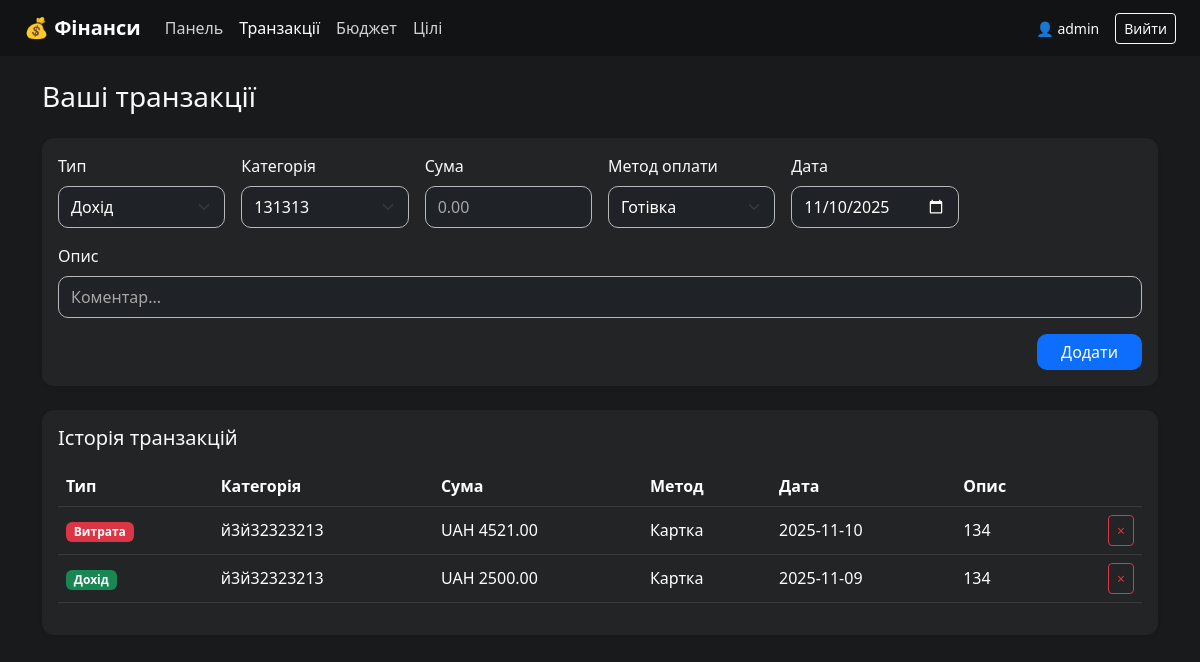
The page /transactions (signed in) on the database its author committed.
### app.py (models this page shows)
class User(db.Model):
    __tablename__ = "users"
    id = db.Column(db.Integer, primary_key=True)
    name = db.Column(db.String(120), default="")
    username = db.Column(db.String(80), unique=True, nullable=False)
    password = db.Column(db.String(120), nullable=False)
    currency = db.Column(db.String(10), default="UAH")
    created = db.Column(db.String(20), default=lambda: str(datetime.date.today()))

class Transaction(db.Model):
    __tablename__ = "transactions"
    id = db.Column(db.Integer, primary_key=True)
    user_id = db.Column(db.Integer, db.ForeignKey("users.id"), nullable=False)
    type = db.Column(db.String(20), nullable=False)  # income або expense
    category = db.Column(db.String(120))
    amount = db.Column(db.Float, nullable=False, default=0.0)
    payment_method = db.Column(db.String(50))
    date = db.Column(db.String(20), nullable=False)  # формат YYYY-MM-DD
    description = db.Column(db.String(255))

### app.py (the view)
@app.route("/transactions")
@login_required
def transactions_view():
    user = current_user()
    transactions = (
        Transaction.query
        .filter_by(user_id=user.id)
        .order_by(Transaction.date.desc())
        .all()
    )
    categories = [b.category for b in Budget.query.filter_by(user_id=user.id).all()]
    today = datetime.date.today().strftime("%Y-%m-%d")
    return render_template(
        "transactions.html",
        transactions={t.id: t for t in transactions},
        currency=user.currency,
        today=today,
        categories=categories,
    )

### app.py (called while the page is built)
def current_user():
    uname = session.get("username")
    return User.query.filter_by(username=uname).first() if uname else None

def login_required(view):
    @wraps(view)
    def wrapped(*args, **kwargs):
        if "username" not in session:
            return redirect(url_for("login"))
        return view(*args, **kwargs)
    return wrapped

### templates/transactions.html (shortened to what this page needs)
{% extends "base.html" %}
{% block content %}
<h3 class="mb-4 text-light">Ваші транзакції</h3>
<form method="POST" action="{{ url_for('add_transaction') }}" class="card border-0 shadow-sm p-3 mb-4">
  <div class="row g-3 align-items-end">
    <div class="col-md-2">
      <label class="form-label text-light">Тип</label>
      <select name="type" class="form-select" required>
        <option value="income">Дохід</option>
      </select>
    </div>
    <div class="col-md-2">
      <label class="form-label text-light">Категорія</label>
      {% if categories %}
        <select name="category_select" id="category_select" class="form-select">
          {% for c in categories %}
            <option value="{{ c }}">{{ c }}</option>
          {% endfor %}
        </select>
      {% else %}
        <input type="text" name="category" class="form-control" placeholder="Напр. Оренда" required>
      {% endif %}
    </div>
    <div class="col-md-2">
      <label class="form-label text-light">Сума</label>
      <input type="number" step="0.01" min="0" name="amount" class="form-control" placeholder="0.00" required>
    </div>
    <div class="col-md-2">
      <label class="form-label text-light">Метод оплати</label>
      <select name="payment" class="form-select" required>
        <option value="Cash">Готівка</option>
      </select>
    </div>
    <div class="col-md-2">
      <label class="form-label text-light">Дата</label>
      <input type="date" name="date" value="{{ today }}" class="form-control" required>
    </div>
    <div class="col-md-12">
      <label class="form-label text-light">Опис</label>
      <input type="text" name="description" class="form-control" placeholder="Коментар...">
    </div>
    <div class="col-md-12 text-end">
      <button type="submit" class="btn btn-primary px-4">Додати</button>
    </div>
  </div>
</form>
<div class="card border-0 shadow-sm p-3">
  <h5 class="text-light mb-3">Історія транзакцій</h5>
  {% if transactions %}
  <div class="table-responsive">
    <table class="table table-dark table-hover align-middle">
      <thead>
        <tr>
          <th>Тип</th>
          <th>Категорія</th>
          <th>Сума</th>
          <th>Метод</th>
          <th>Дата</th>
          <th>Опис</th>
          <th></th>
        </tr>
      </thead>
      <tbody>
        {% for tid, t in transactions.items() %}
        <tr>
          <td>
            {% if t.type == 'income' %}
              <span class="badge bg-success">Дохід</span>
            {% else %}
              <span class="badge bg-danger">Витрата</span>
            {% endif %}
          </td>
          <td>{{ t.category }}</td>
          <td>{{ currency }} {{ "%.2f"|format(t.amount|float) }}</td>
          <td>
            {% if t.payment_method == "Cash" %}
              Готівка
            {% elif t.payment_method == "Card" %}
              Картка
            {% else %}
              {{ t.payment_method }}
            {% endif %}
          </td>
          <td>{{ t.date }}</td>
          <td>{{ t.description or '-' }}</td>
          <td class="text-end">
            <form method="post" action="{{ url_for('delete_transaction', tid=tid) }}" onsubmit="return confirm('Видалити транзакцію?');">
              <button class="btn btn-sm btn-outline-danger" type="submit">×</button>
            </form>
          </td>
        </tr>
        {% endfor %}
      </tbody>
    </table>
  </div>
  {% else %}
    <p class="text-light mb-0">Поки що немає транзакцій.</p>
  {% endif %}
</div>
{% endblock %}

### templates/base.html (shortened to what this page needs)
<!doctype html>
<html lang="uk">
  <head>
    <link href="https://cdn.jsdelivr.net/npm/bootstrap@5.3.2/dist/css/bootstrap.min.css" rel="stylesheet">
    <link rel="stylesheet" href="{{ url_for('static', filename='style.css') }}">
  </head>
  <body>
    <nav class="navbar navbar-expand-lg navbar-dark px-4 py-2">
      <a class="navbar-brand fw-bold text-white" href="{{ url_for('dashboard') }}">💰 Фінанси</a>
      <div class="collapse navbar-collapse" id="navbarNav">
        {% if session.get('username') %}
        <ul class="navbar-nav me-auto mb-2 mb-lg-0">
          <li class="nav-item">
            <a class="nav-link {% if request.endpoint == 'dashboard' %}active{% endif %}" href="{{ url_for('dashboard') }}">Панель</a>
          </li>
          <li class="nav-item">
            <a class="nav-link {% if request.endpoint == 'transactions_view' %}active{% endif %}" href="{{ url_for('transactions_view') }}">Транзакції</a>
          </li>
          <li class="nav-item">
            <a class="nav-link {% if request.endpoint == 'budget' %}active{% endif %}" href="{{ url_for('budget') }}">Бюджет</a>
          </li>
          <li class="nav-item">
            <a class="nav-link {% if request.endpoint == 'savings' %}active{% endif %}" href="{{ url_for('savings') }}">Цілі</a>
          </li>
        </ul>
        <div class="d-flex align-items-center text-light">
          <small class="me-3">👤 {{ session['username'] }}</small>
          <a href="{{ url_for('logout') }}" class="btn btn-outline-light btn-sm">Вийти</a>
        </div>
        {% endif %}
      </div>
    </nav>
    <div class="container mt-4 mb-5">
      {% block content %}{% endblock %}
    </div>
  </body>
</html>

### static/style.css (style rules this page uses)
body { background-color: #181a1b; color: #fff; font-family: "Segoe UI", sans-serif; min-height: 100vh; }
.navbar { background-color: #111315 !important; }
.nav-link { color: #d1d1d1 !important; font-weight: 500; transition: 0.2s; }
.nav-link.active, .nav-link:hover { color: #ffffff !important; }
.card { background-color: #222426 !important; border: none; border-radius: 12px; }
.btn-primary { background-color: #0d6efd !important; border: none !important; border-radius: 10px; }
body .form-control, body .form-select, body input.form-control, body select.form-select { background-color: #1f2226 !important; color: #ffffff !important; border: 1px solid #b8b8b8 !important; border-radius: 10px !important; min-height: 42px; transition: border-color 0.2s, box-shadow 0.2s; }
body input[type="date"].form-control, body input[type="number"].form-control, body input[type="text"].form-control { background-color: #1f2226 !important; color: #ffffff !important; }
body .form-control::placeholder { color: rgba(255, 255, 255, 0.6); }
input[type="date"].form-control { color-scheme: dark; }
.table { color: #fff; }
.table-dark th, .table-dark td { background-color: transparent; border-color: #3a3a3a; }

### templates/base.html (style rules this page uses)
body { background-color: #181a1b; color: #fff; min-height: 100vh; font-family: "Segoe UI", sans-serif; }
.navbar { background-color: #111315 !important; }
.nav-link { color: #d1d1d1 !important; font-weight: 500; transition: 0.2s; }
.nav-link.active, .nav-link:hover { color: #ffffff !important; }
.card { background-color: #222426 !important; }
.btn-primary { background-color: #0d6efd !important; border: none; }

### rows shown on the page
User: username "admin", currency "UAH"
Transaction: type "Витрата", category "й3й32323213", amount "4521.00", payment_method "Картка", date "2025-11-10", description "134"
Transaction: type "Дохід", category "й3й32323213", amount "2500.00", payment_method "Картка", date "2025-11-09", description "134"

### other values the page prints
form field category_select "131313"
